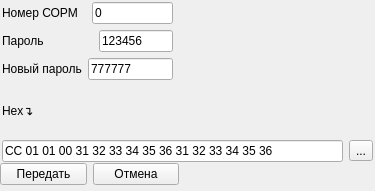
<?xml version="1.0" encoding="UTF-8"?>
<ui version="4.0">
 <class>form_command_3</class>
 <widget class="QWidget" name="form_command_3">
  <property name="geometry">
   <rect>
    <x>0</x>
    <y>0</y>
    <width>375</width>
    <height>191</height>
   </rect>
  </property>
  <property name="windowTitle">
   <string>Задание пароля</string>
  </property>
  <widget class="QWidget" name="">
   <property name="geometry">
    <rect>
     <x>0</x>
     <y>160</y>
     <width>179</width>
     <height>29</height>
    </rect>
   </property>
   <layout class="QHBoxLayout" name="horizontalLayout_3">
    <property name="spacing">
     <number>6</number>
    </property>
    <item>
     <widget class="QPushButton" name="pushButton">
      <property name="text">
       <string>Передать</string>
      </property>
     </widget>
    </item>
    <item>
     <widget class="QPushButton" name="pushButton_2">
      <property name="text">
       <string>Отмена</string>
      </property>
     </widget>
    </item>
   </layout>
  </widget>
  <widget class="QWidget" name="">
   <property name="geometry">
    <rect>
     <x>2</x>
     <y>2</y>
     <width>371</width>
     <height>160</height>
    </rect>
   </property>
   <layout class="QVBoxLayout" name="verticalLayout">
    <item>
     <layout class="QHBoxLayout" name="horizontalLayout">
      <property name="spacing">
       <number>14</number>
      </property>
      <property name="rightMargin">
       <number>200</number>
      </property>
      <item>
       <widget class="QLabel" name="label">
        <property name="text">
         <string>Номер СОРМ</string>
        </property>
       </widget>
      </item>
      <item>
       <widget class="QLineEdit" name="lineEdit">
        <property name="text">
         <string>0</string>
        </property>
       </widget>
      </item>
     </layout>
    </item>
    <item>
     <layout class="QHBoxLayout" name="horizontalLayout_2">
      <property name="spacing">
       <number>55</number>
      </property>
      <property name="rightMargin">
       <number>200</number>
      </property>
      <item>
       <widget class="QLabel" name="label_2">
        <property name="text">
         <string>Пароль</string>
        </property>
       </widget>
      </item>
      <item>
       <widget class="QLineEdit" name="lineEdit_2">
        <property name="acceptDrops">
         <bool>true</bool>
        </property>
        <property name="layoutDirection">
         <enum>Qt::LeftToRight</enum>
        </property>
        <property name="text">
         <string>123456</string>
        </property>
       </widget>
      </item>
     </layout>
    </item>
    <item>
     <layout class="QHBoxLayout" name="horizontalLayout_4">
      <property name="rightMargin">
       <number>200</number>
      </property>
      <item>
       <widget class="QLabel" name="label_3">
        <property name="text">
         <string>Новый пароль</string>
        </property>
       </widget>
      </item>
      <item>
       <widget class="QLineEdit" name="lineEdit_3">
        <property name="text">
         <string>777777</string>
        </property>
       </widget>
      </item>
     </layout>
    </item>
    <item>
     <widget class="QLabel" name="label_4">
      <property name="text">
       <string>Hex↴</string>
      </property>
     </widget>
    </item>
    <item>
     <layout class="QHBoxLayout" name="horizontalLayout_5">
      <item>
       <widget class="QLineEdit" name="lineEdit_4">
        <property name="enabled">
         <bool>true</bool>
        </property>
        <property name="text">
         <string>СС 01 01 00 31 32 33 34 35 36 31 32 33 34 35 36</string>
        </property>
       </widget>
      </item>
      <item>
       <widget class="QToolButton" name="toolButton">
        <property name="text">
         <string>...</string>
        </property>
       </widget>
      </item>
     </layout>
    </item>
   </layout>
  </widget>
 </widget>
 <resources/>
 <connections/>
</ui>
